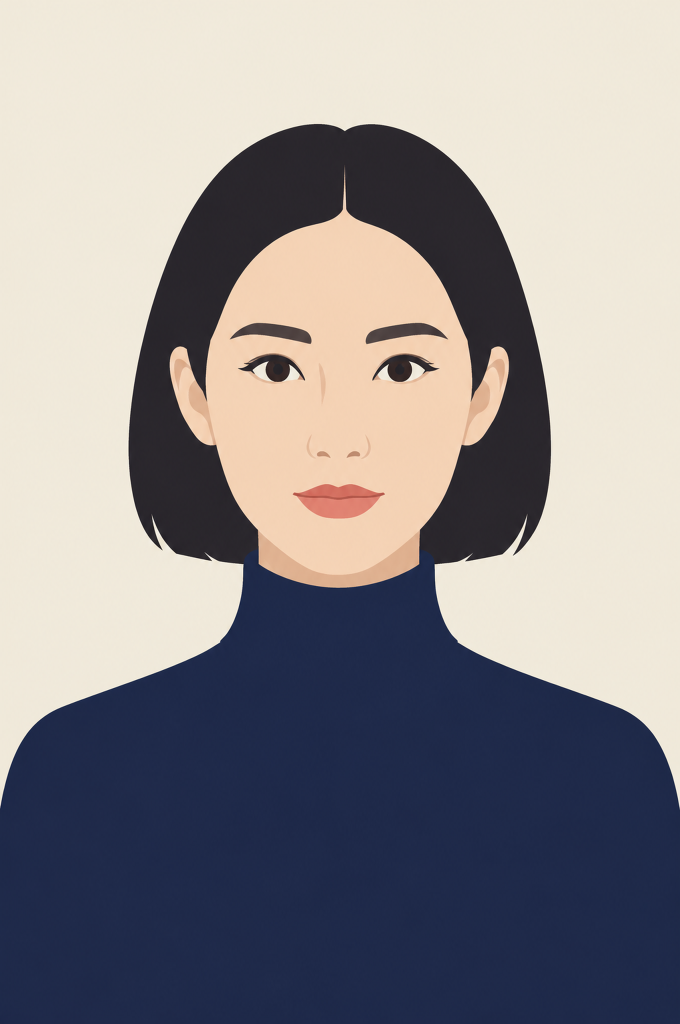
#> input picture examples/sheet-S5.png, 1360 x 2048 px (shown at 1/2 size)
$ python gate_mouth.py ../examples/sheet-S5.png 5 5 5 5
#> lines starting #> are read from the running program, lines starting #| are printed output that depends on the picture; after the words box and inside, x2 and y2 are one past the last pixel; in counts of white or black regions, pixels touching at a corner belong together
"""机检门槛 · 口型表：幅度 / 可分性（gpt-6 第 1 轮给的判据，落到可跑的数字）。

用法：python3 tools/gate_mouth.py out/viseme-no4-v3.png [列数 行数 格宽 格高]
判定：
  ① 幅度：A 的嘴高 ≥ M 的 2.0 倍
  ② 可分性：六型的 (唇高, 唇宽, 宽高比) 两两至少一项差 ≥15%
  ③ 闭唇：M 的嘴高 < 18px（相对同尺度）—— 闭嘴必须真闭
"""
import itertools
import sys

import numpy as np
from PIL import Image
from scipy import ndimage as ndi
import os as _os
_CHARS_DIR = _os.path.join(
    _os.path.dirname(_os.path.dirname(_os.path.abspath(__file__))),
    "packages", "anchor-core", "src", "chars",
)

P = sys.argv[1] if len(sys.argv) > 1 else "/H/.hermes/workspace/autocut/refs/dhk/out/viseme-no4-v3.png"
# --char <key>：从 chars/<key>.json 读该角色的唇色/肤色，按**相对**判据量嘴。
# 必须这样：原来的阈值（唇 R-B>85）是按 NO.4 调色板写死的，
# 换到 NO.5（唇 #CF8866，R-B=73）会把整张嘴判成"没张开"——量具坏了，不是嘴坏了。
_CHAR = None
for i, a_ in enumerate(sys.argv):
    if a_ == '--char':
        _CHAR = sys.argv[i + 1]
COLS = int(sys.argv[2]) if len(sys.argv) > 2 else 3
ROWS = int(sys.argv[3]) if len(sys.argv) > 3 else 2
CW = int(sys.argv[4]) if len(sys.argv) > 4 else 640
CH = int(sys.argv[5]) if len(sys.argv) > 5 else 800
NAMES = ["M", "A", "O", "E", "I", "U"]

a = np.asarray(Image.open(P).convert("RGB")).astype(int)


def near(c, tol):
    return np.abs(a - np.array(c)).max(axis=2) <= tol


# 嘴 = 唇面 + 口腔暗部 + 牙，三者取并集再找最大连通块
R, G, B = a[:, :, 0], a[:, :, 1], a[:, :, 2]
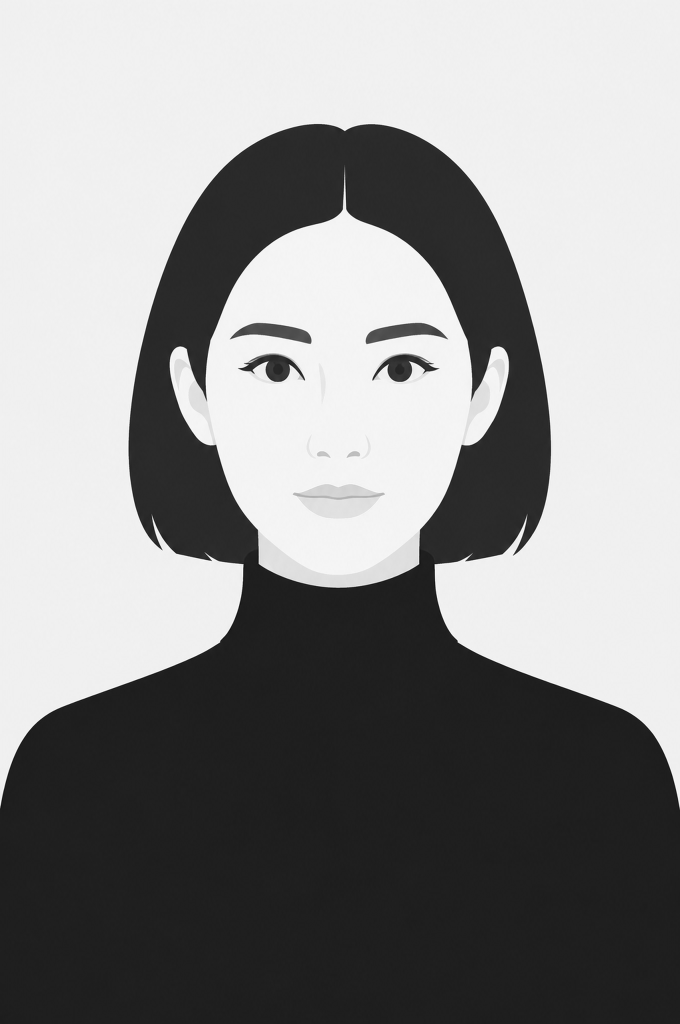
#> R: shape (2048, 1360) int64 (shown at 1/2 size); min 4, max 255, mean 142.3
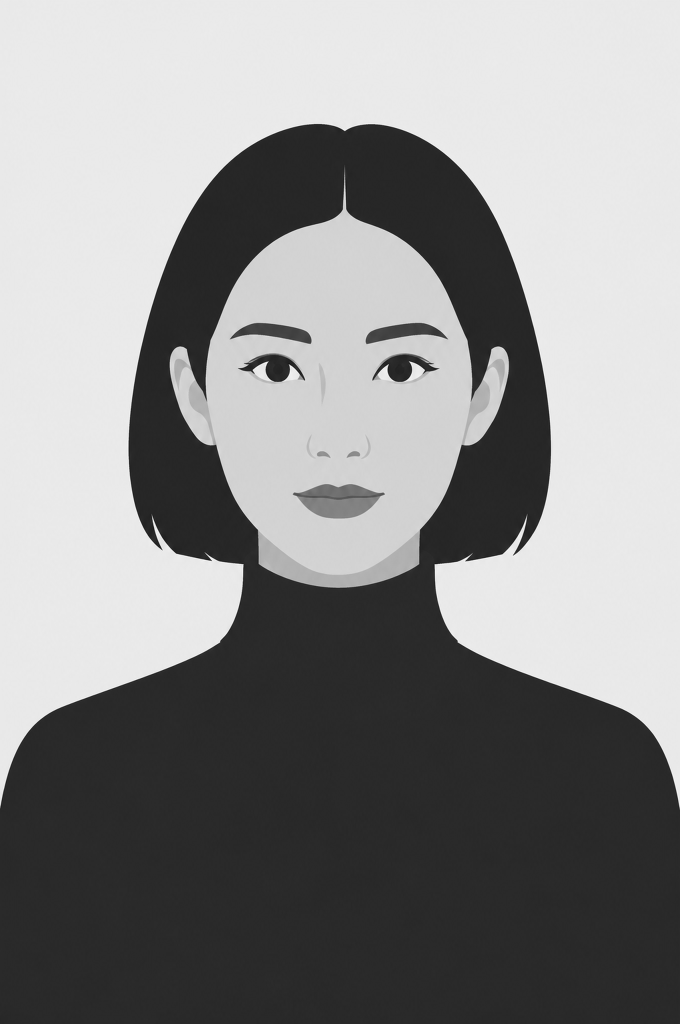
#> G: shape (2048, 1360) int64 (shown at 1/2 size); min 2, max 255, mean 139
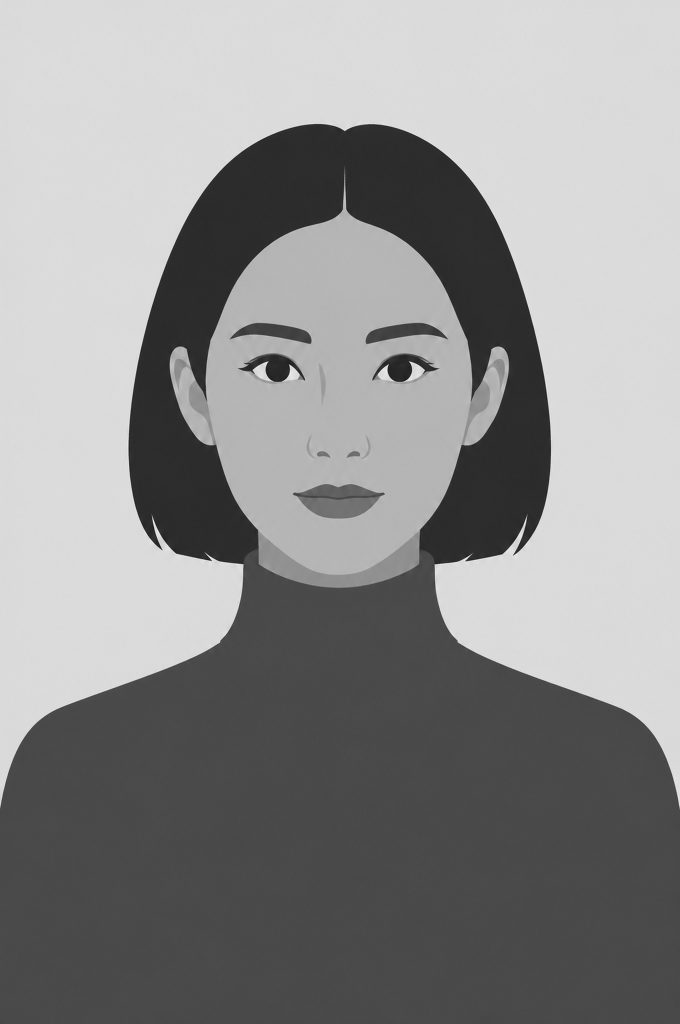
#> B: shape (2048, 1360) int64 (shown at 1/2 size); min 9, max 255, mean 141.8
# 唇：明显偏红。肤色 #F0B781 的 r-g=57、皮肤阴影 #D99F6C 的 r-g=58，唇 #D7825D 的 r-g=85
# → 阈值取 70 才能把唇从皮肤里分出来（之前用绝对色值，结果匹配到整块皮肤）
if _CHAR:
    import json
    _d = json.load(open(_os.path.join(_CHARS_DIR, '%s.json' % _CHAR), encoding='utf-8'))
    _lc = _d.get('lipColor') or '#D7825D'
    _lip_rgb = np.array([int(_lc[1:3], 16), int(_lc[3:5], 16), int(_lc[5:7], 16)])
    # 2026-10-30：容差 34 太宽 —— no4 的脖子阴影 #E0A87A 与唇 #D7825D 只差 32/通道，
    # 会被算成唇，实测 M 格「嘴高」被量成 163px（真值 20px）。收到 18（两个角色实测都干净）。
    lip = np.abs(a - _lip_rgb).max(axis=2) <= 18
else:
    lip = (R - G > 70) & (R - B > 85) & (R > 150)
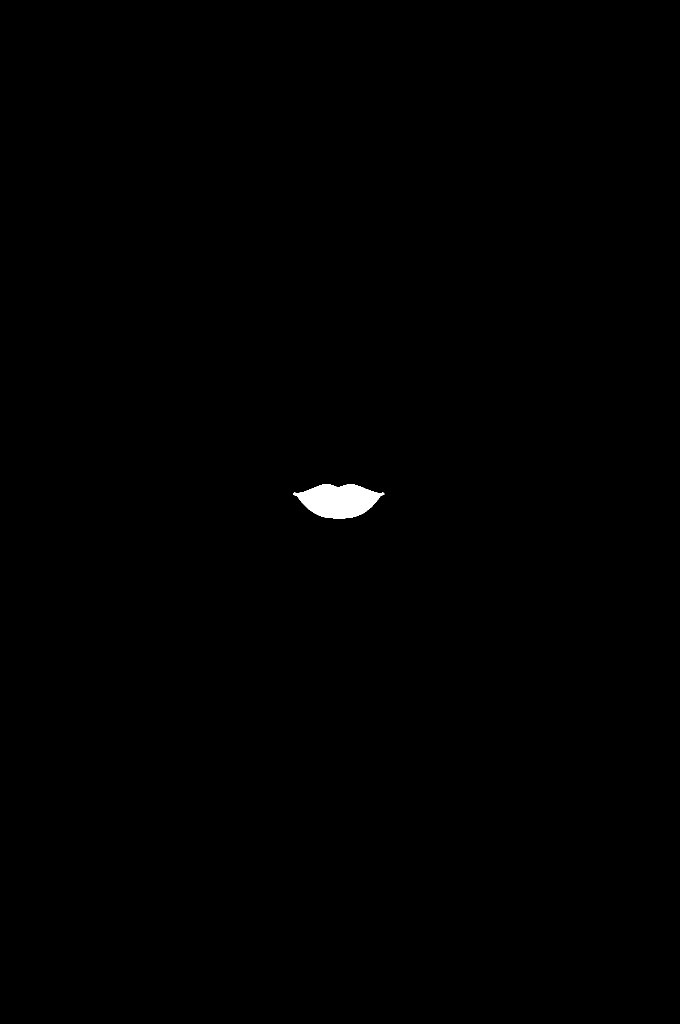
#> lip: shape (2048, 1360) bool (shown at 1/2 size); 0.3% white; 1 white region, box (x1, y1, x2, y2) and area: (586, 968, 769, 1037) 8349
# 口腔暗部：暗且偏红
cavity = (R < 140) & (R - G > 12) & (R - B > 22) & (R > 40)
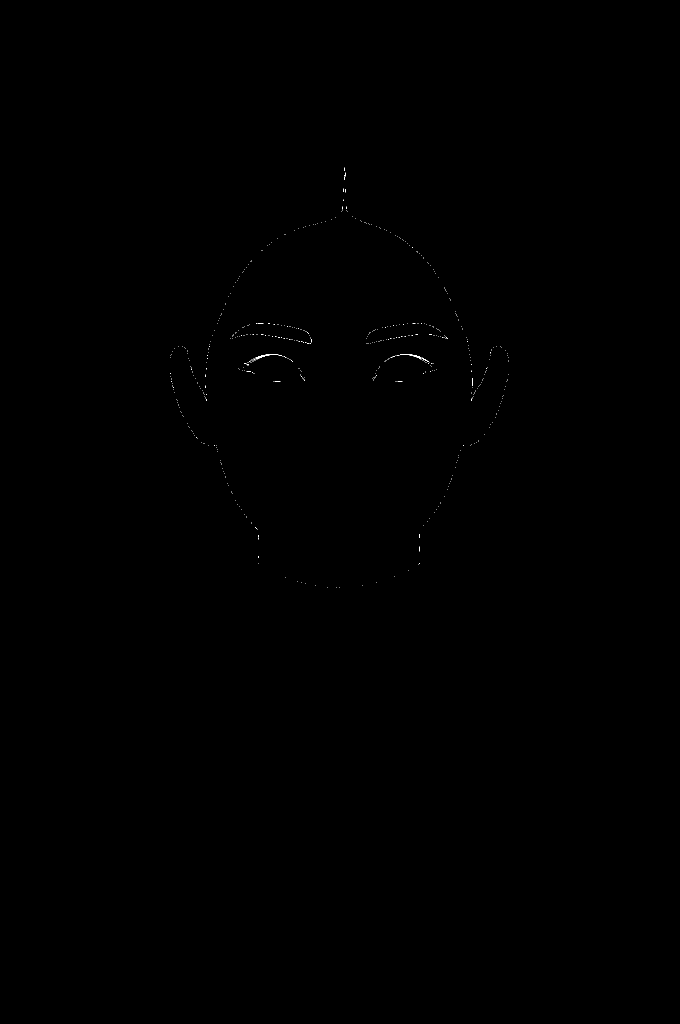
#> cavity: shape (2048, 1360) bool (shown at 1/2 size); 0.04% white in thin lines or dots, all inside (x1, y1, x2, y2) = (340, 335, 1018, 1176)
# 牙：高亮
teeth = (R > 225) & (G > 220) & (B > 205)
#> teeth: shape (2048, 1360) bool; 41.5% white; 10 white regions (5 under 20 px), largest, box (x1, y1, x2, y2) and area: (0, 0, 1360, 1613) 1153747, (506, 724, 545, 763) 632, (810, 724, 849, 763) 626, (566, 730, 599, 763) 448, (756, 730, 788, 763) 433
mouth = lip | cavity | teeth
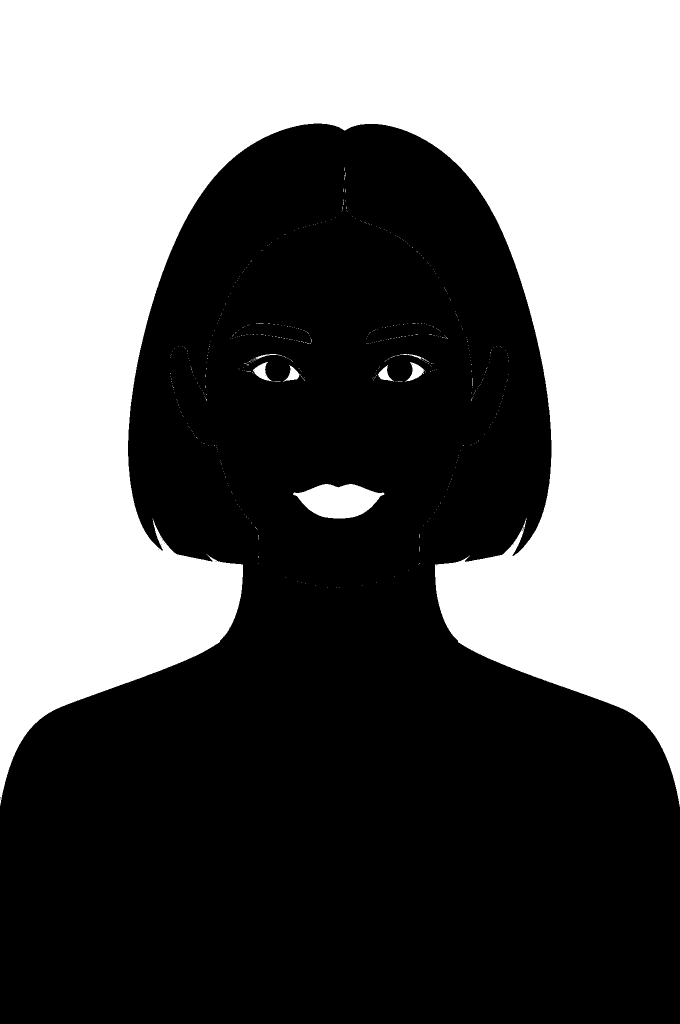
#> mouth: shape (2048, 1360) bool (shown at 1/2 size); 41.8% white; 542 white regions (534 under 20 px), largest, box (x1, y1, x2, y2) and area: (0, 0, 1360, 1613) 1153747, (586, 968, 769, 1037) 8349, (506, 724, 545, 763) 632

meas = {}
cell_masks = {}
for i, name in enumerate(NAMES):
    r, c = divmod(i, COLS)
    y0, x0 = r * CH, c * CW
    sub = mouth[y0:y0 + CH, x0:x0 + CW]
    # 闭唇判定只用渲染器自己的口腔色（FaceTraced 的 cavity 填 #42201C）。
    # 宽松的「偏红暗部」会把唇线（#743E28 一类）也算进口腔 → 闭着的嘴被判成张着（实测 no4 误报 1441px）。
    _cav_tight = np.abs(a[y0:y0 + CH, x0:x0 + CW] - np.array([0x42, 0x20, 0x1C])).max(axis=2) <= 22
    cell_masks[name] = {"cavity": _cav_tight}
    lab, n = ndi.label(sub, structure=np.ones((3, 3)))
    # 2026-10-30：改成「与唇像素交集最大的连通块」。原来取 global 最大块，
    # 而 cavity 判据 (R<140 & R-G>12 & R-B>22) 会把头发也算进来，头发的块远大于嘴 →
    # no4 的 M 格被量成「嘴高 163px」。以唇为锚点，只会量到嘴本身。
    _lipc = lip[y0:y0 + CH, x0:x0 + CW]
    best, area = None, 0
    for k in range(1, n + 1):
        m = lab == k
        inter = int((m & _lipc).sum())
        if inter == 0:
            continue
        ys, xs = np.where(m)
        if inter > area:
            area, best = inter, (xs.min(), ys.min(), xs.max(), ys.max())
    if best is None:
        for k in range(1, n + 1):
            ys, xs = np.where(lab == k)
            if len(xs) > area:
                area, best = len(xs), (xs.min(), ys.min(), xs.max(), ys.max())
    if not best:
        meas[name] = (0, 0, 0.0, 0, 0)
        continue
    w = best[2] - best[0] + 1
    h = best[3] - best[1] + 1
    meas[name] = (int(h), int(w), round(w / max(1, h), 2), int(best[1]), int(best[3]))
#> after the loop, cell_masks = 6 items; meas = {'M': (5, 5, 1, 0, 4), 'A': (5, 5, 1, 0, 4), 'O': (5, 5, 1, 0, 4), 'E': (5, 5, 1, 0, 4), 'I': (5, 5, 1, 0, 4), 'U': (5, 5, 1, 0, 4)}

print(f"图 {P}")
print(f"{'口型':<4}{'唇高px':>8}{'唇宽px':>8}{'宽高比':>8}")
for k in NAMES:
    h, w, ar = meas[k][0], meas[k][1], meas[k][2]
    print(f"{k:<4}{h:>8}{w:>8}{ar:>8}")
#> this loop made 6 passes
#| M          5       5     1.0
#| A          5       5     1.0
#| O          5       5     1.0
#| E          5       5     1.0
#| I          5       5     1.0
#| U          5       5     1.0

fails = []

# ① 幅度
# 2026-10-30 口径修正：原来量「A 格嘴区高度 / M 格嘴区高度」，而嘴区 = lip∪cavity∪teeth
# 的并集 —— 牙齿那块白色是谁的一部分，直接决定幅度读数：牙齿画高一点幅度就"变大"，
# 压薄一点就"变小"（实测 no4：牙带 0.55 压扁时 1.78x、0.62 时 1.72x，而真实开口没变）。
# 牙齿是视觉细节，不该进幅度。
# 改为跨格锚点：**A 格嘴区底 − M 格唇顶**，即「下唇实际下沉了多少」，
# 与牙齿形状、颜色、透明度全部无关。分母仍是 M 格唇高。
mh = max(1, meas["M"][0])
#> mh = 5
a_span = meas["A"][4] - meas["M"][3]
#> a_span = 4
ratio = a_span / mh
#> ratio = 0.8
ok1 = ratio >= 2.0
#> ok1 = False
print(f"\n① 幅度：A/M 高度比 = {ratio:.2f}x （门槛 ≥2.00）→ {'PASS' if ok1 else 'FAIL'}")
#| ① 幅度：A/M 高度比 = 0.80x （门槛 ≥2.00）→ FAIL
if not ok1:
    fails.append(f"幅度不足：{ratio:.2f}x < 2.00")

# ② 可分性
print("② 可分性（两两至少一项差 ≥15%）")
bad_pairs = []
for x, y in itertools.combinations(NAMES, 2):
    hx, wx, ax = meas[x][0], meas[x][1], meas[x][2]
    hy, wy, ay = meas[y][0], meas[y][1], meas[y][2]
    diffs = []
    for va, vb, label in ((hx, hy, "高"), (wx, wy, "宽"), (ax, ay, "宽高比")):
        base = max(1, max(va, vb))
        diffs.append((abs(va - vb) / base, label))
    best = max(diffs)
    flag = "" if best[0] >= 0.15 else "  ← 太像"
    if best[0] < 0.15:
        bad_pairs.append(f"{x}/{y}")
    print(f"   {x}-{y:<3} 最大差异 {best[0]*100:5.1f}% ({best[1]}){flag}")
#> after the loop, bad_pairs = ['M/A', 'M/O', 'M/E', 'M/I', 'M/U', 'A/O', 'A/E', 'A/I', 'A/U', 'O/E', 'O/I', 'O/U', 'E/I', 'E/U', 'I/U']
ok2 = not bad_pairs
#> ok2 = False
print(f"   → {'PASS' if ok2 else 'FAIL' + ''}")
#|    → FAIL
if not ok2:
    fails.append("可分性不足：" + ", ".join(bad_pairs))

# ③ 闭唇 —— **只记录，不判定**（2026-10-30 第二次修正）
# 这一条改过两版口径，都错了：
#   v1 `M 嘴高 <= 20px`：按 NO.4 唇厚标定的绝对值，换到唇厚 47px 的 NO.5，闭着的嘴本身就有 26px → 假 FAIL
#   v2 `M 帧口腔色 #42201C 像素 = 0`：容差 22 会把眉毛 #2E2620 也算进来（实测 no4 的 M 格误报 4524px）
# 结论：表级不该用颜色猜「有没有口腔」。闭唇严不严在**成片级**有专门闸门
# （gate_film_mouth 的 ⑤ 口腔溢出 + 闭唇占比），这里只把数字打出来供人看。
_m_cell = a[0:CH, 0:CW]
_teeth_px = int(((_m_cell[:, :, 0] > 225) & (_m_cell[:, :, 1] > 220) & (_m_cell[:, :, 2] > 205)).sum())
print(f"\n③ 闭唇（仅记录，不判定）：M 嘴高 {meas['M'][0]}px · M 格近白（牙/眼白）像素 {_teeth_px}")
#| ③ 闭唇（仅记录，不判定）：M 嘴高 5px · M 格近白（牙/眼白）像素 25

print("\n" + ("=== 全部 PASS ===" if not fails else "=== FAIL: " + "；".join(fails)))
#| === FAIL: 幅度不足：0.80x < 2.00；可分性不足：M/A, M/O, M/E, M/I, M/U, A/O, A/E, A/I, A/U, O/E, O/I, O/U, E/I, E/U, I/U
#> (the run stopped early here; a loop or call above may not have finished)
